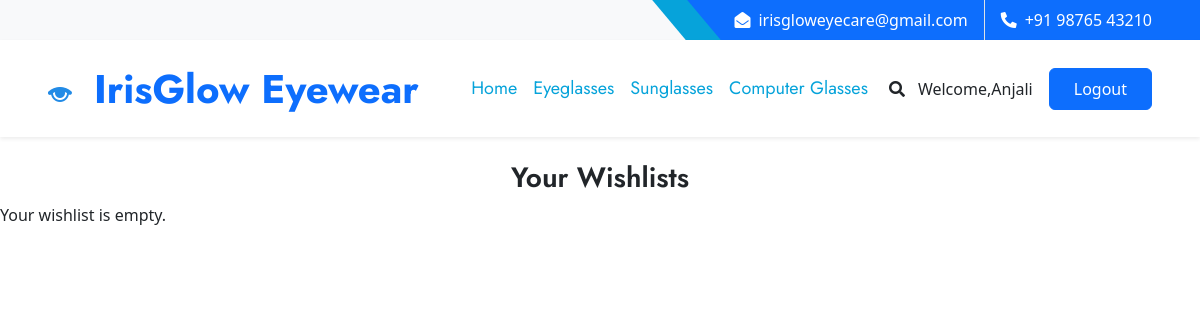
The page /wishlist/ (signed in) on the database as committed earlier.
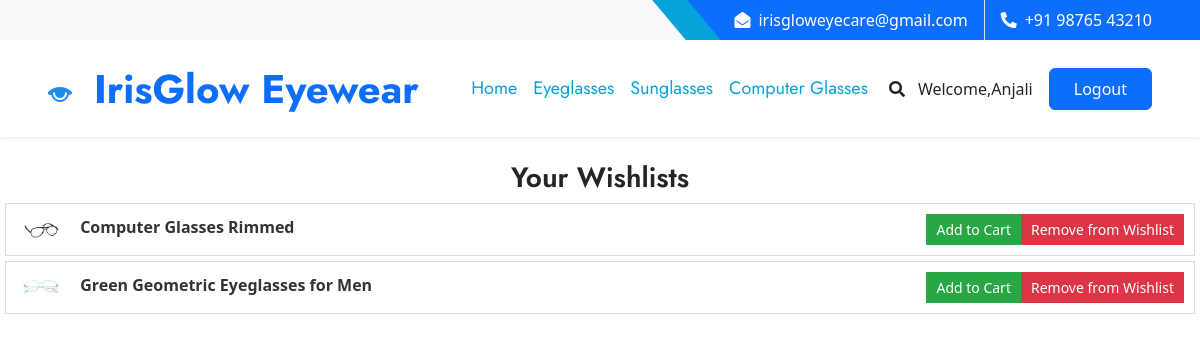
The same page on the database as committed later.
### IrisGlowApp/models.py (models this page shows, shortened)
class Wishlist(models.Model):
    user = models.ForeignKey(User, on_delete=models.CASCADE)
    frame = models.ForeignKey(Frame, on_delete=models.CASCADE)

class Frame(models.Model):
    GENDER_CHOICES = (
        ('M', 'Male'),
        ('F', 'Female'),
        ('K', 'Kids'),
    )
    CATEGORY_CHOICES = (
        ('Eyeglasses', 'Eyeglasses'),
        ('Sunglasses', 'Sunglasses'),
        ('Computer Glasses', 'Computer Glasses'),
    )
    FRAME_MATERIAL_CHOICES = (
        ('Metal', 'Metal'),
        ('Plastic', 'Plastic'),
        ('Wood', 'Wood'),
        ('Aluminium', 'Aluminium'),
        ('Glass', 'Glass'),
    )
    FRAME_STYLE_CHOICES = (
        ('Circle', 'Circle'),
        ('Rectangle', 'Rectangle'),
        ('Geometric', 'Geometric'),
        ('Square', 'Square'),
    )
    SIZE_CHOICES = (
        ('Small', 'Small'),
        ('Medium', 'Medium'),
        ('Large', 'Large'),
    )
    BRAND_CHOICES = (
        ('Fastrack', 'Fastrack'),
        ('Titan', 'Titan'),
        ('Essilor', 'Essilor'),
        ('Ray-Ban', 'Ray-Ban'),
        ('Boss', 'Boss'),
        ('Polaroid', 'Polaroid'),
        ('Vogue', 'Vogue'),
    )
    COLOR_CHOICES = (
        ('Red', 'Red'),
        ('Blue', 'Blue'),
        ('Green', 'Green'),
        ('Black', 'Black'),
        ('White', 'White'),
    )
    TEMPLE_LENGTH_CHOICES = [
        ('140', '140 mm'),
        ('141', '141 mm'),
        ('142', '142 mm'),
        ('143', '143 mm'),
        ('144', '144 mm'),
        ('145', '145 mm'),
        ('146', '146 mm'),
        ('147', '147 mm'),
        ('148', '148 mm'),
        ('149', '149 mm'),
        ('150', '150 mm'),
        ('151', '151 mm'),
        ('152', '152 mm'),
        ('153', '153 mm'),
        ('154', '154 mm'),
        ('155', '155 mm'),
        ('156', '156 mm'),
        ('157', '157 mm'),
        ('158', '158 mm'),
    ]
    BRIDGE_SIZE_CHOICES = [
        ('15', '15 mm'),
        ('16', '16 mm'),
        ('17', '17 mm'),
        ('18', '18 mm'),
        ('19', '19 mm'),
        ('20', '20 mm'),
        ('21', '21 mm'),
        ('22', '22 mm'),
        ('23', '23 mm'),
        ('24', '24 mm'),
        ('25', '25 mm'),
    ]
    LENS_WIDTH_CHOICES = [
        ('45', '45 mm'),
        ('46', '46 mm'),
        ('47', '47 mm'),
        ('48', '48 mm'),
        ('49', '49 mm'),
        ('50', '50 mm'),
        ('51', '51 mm'),
        ('52', '52 mm'),
        ('53', '53 mm'),
        ('54', '54 mm'),
        ('55', '55 mm'),
        ('56', '56 mm'),
        ('57', '57 mm'),
        ('58', '58 mm'),
    ]
    name = models.CharField(max_length=255, unique=True)
    brand_name = models.CharField(max_length=255, choices=BRAND_CHOICES)
    category = models.CharField(max_length=255, choices=CATEGORY_CHOICES)
    product_description = models.TextField()
    material_description = models.TextField()
    gender = models.CharField(max_length=1, choices=GENDER_CHOICES)
    price = models.DecimalField(max_digits=10, decimal_places=2, validators=[MaxValueValidator(10000)])
    stock_quantity = models.PositiveIntegerField(default=0)
    production_date = models.DateField(null=True, blank=True)
    color = models.CharField(max_length=50, null=True, blank=True, choices=COLOR_CHOICES)
    size = models.CharField(max_length=10, choices=SIZE_CHOICES, null=True, blank=True)
    frame_material = models.CharField(max_length=20, choices=FRAME_MATERIAL_CHOICES, null=True, blank=True)
    frame_style = models.CharField(max_length=20, choices=FRAME_STYLE_CHOICES, null=True, blank=True)
    temple_length = models.CharField(max_length=3, choices=TEMPLE_LENGTH_CHOICES, default='15')
    bridge_size = models.CharField(max_length=5, choices=BRIDGE_SIZE_CHOICES, default='15')
    lens_width = models.CharField(max_length=5, choices=LENS_WIDTH_CHOICES, default='15')
    thumbnail = models.ImageField(upload_to='frame_thumbnails/')
    image_2 = models.ImageField(upload_to='frame_images/', blank=True, null=True)
    image_3 = models.ImageField(upload_to='frame_images/', blank=True, null=True)
    image_4 = models.ImageField(upload_to='frame_images/', blank=True, null=True)
    image_5 = models.ImageField(upload_to='frame_images/', blank=True, null=True)
    frame_id = models.AutoField(primary_key=True, unique=True)

### IrisGlowApp/views.py (the view)
# urls.py: path('wishlist/', views.view_wishlist, name='wishlist'),
def view_wishlist(request):
    user = request.user
    wishlist_items = Wishlist.objects.filter(user=user)
    return render(request, 'wishlist.html', {'wishlist_items': wishlist_items})

### template/wishlist.html (shortened to what this page needs)
{% load static %}
<!DOCTYPE html>
<html lang="en">
<head>
    <link href="https://cdnjs.cloudflare.com/ajax/libs/font-awesome/5.10.0/css/all.min.css" rel="stylesheet">
    <link href="https://cdn.jsdelivr.net/npm/bootstrap-icons@1.4.1/font/bootstrap-icons.css" rel="stylesheet">
    <link href="{% static 'lib/owlcarousel/assets/owl.carousel.min.css' %}" rel="stylesheet">
    <link href="{% static 'lib/animate/animate.min.css' %}" rel="stylesheet">
    <link href="{% static 'lib/tempusdominus/css/tempusdominus-bootstrap-4.min.css' %}" rel="stylesheet" />
    <link href="{% static 'lib/twentytwenty/twentytwenty.css' %}" rel="stylesheet" />
    <link href="{% static 'css/bootstrap.min.css' %}" rel="stylesheet">
    <link href="{% static 'css/style.css' %}" rel="stylesheet">
    <link href="https://cdn.jsdelivr.net/npm/bootstrap@5.3.0/dist/css/bootstrap.min.css" rel="stylesheet">
</head>
<body>
    <div class="container-fluid bg-light ps-5 pe-0 d-none d-lg-block">
        <div class="row gx-0">
            <div class="col-md-6 text-center text-lg-start mb-2 mb-lg-0">
            </div>
            <div class="col-md-6 text-center text-lg-end">
                <div class="position-relative d-inline-flex align-items-center bg-primary text-white top-shape px-5">
                    <div class="me-3 pe-3 border-end py-2">
                        <p class="m-0"><i class="fa fa-envelope-open me-2"></i>irisgloweyecare@gmail.com</p>
                    </div>
                    <div class="py-2">
                        <p class="m-0"><i class="fa fa-phone-alt me-2"></i>+91 98765 43210</p>
                    </div>
                </div>
            </div>
        </div>
    </div>
    <nav class="navbar navbar-expand-lg bg-white navbar-light shadow-sm px-5 py-3 py-lg-0">
        <a href="index.html" class="navbar-brand p-0">
            <h1 class="m-0 text-primary">
                <img src="{% static 'img/img1.png' %}">
              IrisGlow Eyewear</h1>
        </a>
        {% if user.is_authenticated %}
        <div class="collapse navbar-collapse" id="navbarCollapse">
            <div class="navbar-nav ms-auto py-0">
                <a href="{% url 'buyframes' %}" class="nav-item nav-link active">Home</a>
                <a href="{% url 'eyeglasses' %}" class="nav-item nav-link active">Eyeglasses</a>
                <a href="{% url 'sunglasses' %}" class="nav-item nav-link active">Sunglasses</a>
                <a href="{% url 'computerglasses' %}" class="nav-item nav-link active">Computer Glasses</a>
                </div>
            </div>
            <button type="button" class="btn text-dark" data-bs-toggle="modal" data-bs-target="#searchModal"><i class="fa fa-search"></i></button>
            <a href="" class="nav-item nav-link">Welcome,{{user.first_name}}</a>
            <a href="{% url 'logout' %}" class="btn btn-primary py-2 px-4 ms-3">Logout</a>
        {% endif %}
    </nav>
    {% block content %}
    <br>
    <h3><center>Your Wishlists</center></h3>
    {% if wishlist_items %}
        <ul>
            {% for item in wishlist_items %}
                <li>
                    <div class="item-details">
                        <a href="{% url 'frame_details_common' frame_id=item.frame_id %}" class="product-name">
                            <img src="{{ item.frame.thumbnail.url }}" alt="{{ item.frame.name }}">
                            {{ item.frame.name }}
                        </a>
                    </div>
                    <a href="{% url 'add_to_cart' frame_id=item.frame_id %}" class="add-to-cart-button">Add to Cart</a>
                    <a href="{% url 'remove_from_wishlist' frame_id=item.frame_id %}" class="remove-button">Remove from Wishlist</a>
                </li>
            {% endfor %}
        </ul>
    {% else %}
        <p>Your wishlist is empty.</p>
    {% endif %}
{% endblock %}

Rows that differ between the two databases and show on the page:
added Wishlist: frame.thumbnail (picture), frame.name "Computer Glasses Rimmed"
added Wishlist: frame.thumbnail (picture), frame.name "Green Geometric Eyeglasses for Men"
Other text that changed with them:
text no longer shown: "Your wishlist is empty."
